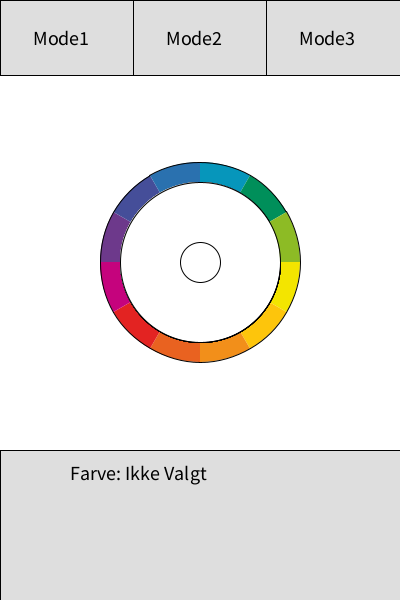
Frame 1 (no input)
Frame 60 (the mouse pressed at the canvas centre just before this capture): identical to frame 1, image omitted
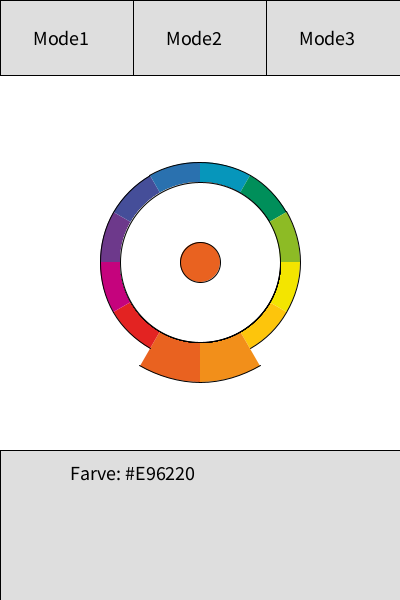
Frame 120 (the mouse held since frame 60 and released just before this capture)

The Processing sketch that drew these frames (run headless with seeded random() and noise(); from frame 60 on, the mouse is pressed at the canvas centre):

// Processing sketch: main
// ── main.pde
/*
  Definerer de 2 Arraylister, som indenholder farverne samt mode knapperne
 */

ArrayList<Color> colors = new ArrayList<Color>();
ArrayList<Mode> modes = new ArrayList<Mode>();

/* 
 Variabler til de givne farver man for når man vælger en farve.
 */
int selectedColor;
int[] contrastColors = new int[2];

/*
  Variable til hvilken case/mode der er aktiv
 */
int Case = 1;

void setup() {


  /* 
   Størrelsen på programmet
   */
  size(400, 600);

  /* 
   Tilføjer de forskellige farver til farvehjulet. 
   */

  colors.add(new Color(width/2, 325/2+100, 0, 30, #f3e500, 1)); 
  colors.add(new Color(width/2, 325/2+100, 30, 60, #fdc50c, 2));
  colors.add(new Color(width/2, 325/2+100, 60, 90, #f28f1a, 3));

  colors.add(new Color(width/2, 325/2+100, 90, 120, #e96220, 4));
  colors.add(new Color(width/2, 325/2+100, 120, 150, #e32322, 5));
  colors.add(new Color(width/2, 325/2+100, 150, 180, #c5037d, 6));

  colors.add(new Color(width/2, 325/2+100, 180, 210, #6d398b, 7));
  colors.add(new Color(width/2, 325/2+100, 210, 240, #454e99, 8));
  colors.add(new Color(width/2, 325/2+100, 240, 270, #2a71af, 9));

  colors.add(new Color(width/2, 325/2+100, 270, 300, #0696bb, 10));
  colors.add(new Color(width/2, 325/2+100, 300, 330, #008f5a, 11));
  colors.add(new Color(width/2, 325/2+100, 330, 360, #8dbb25, 12));

  /*
  Tilføjer de 3 knapper som styrer hvilken mode man befinder sig i til en arrayList
   */
  for (int i = 0; i < 3; i++) {
    modes.add(new Mode(i*width*1/3, 0, width*1/3, 75, i+1));
  }
}


void draw() {
  background(255);

  /*
  Tegner rammen til mode knapperne
   */
  fill(222);
  rect(0, 0, width, 75);
  rect(0, height*2/3+50, width, height*1/3);
  line(width*1/3, 0, width*1/3, 75);
  line(width*2/3, 0, width*2/3, 75);


  /*
  For loop til at display alle min knapper
   */
  for (Mode mode : modes) {
    mode.display();
  } 


  /* 
   Ligesom ovenover er det et for loop som displayer alle farverne af farvehjulet.
   */
  selectedColor = #ffffff;
  for (Color part : colors) {
    part.display();
  }

  /*
   Switch(Case) er det jeg bruger til at styre hvilken mode der er aktiv, da den kun kører det kode
   som befinder sig inde for den aktive case.
   */
  switch(Case) {
  case 1: //Case 1 = Kun valgte farve

    /* 
     Tegner den lille cirkel som highlighter hvilken farve du har markeret. 
     */
    fill(selectedColor);
    ellipse(width/2, 325/2+100, 40, 40);

    /*
     Teksten som viser den vagte farve, if statementent bliver brugt til at se om der er blevet valgt en farve,
     og hvis der er valgt en farve, vil farvekoden blive vist.
     */
    fill(0);
    if (selectedColor == -1) {
      text("Farve: Ikke Valgt", width*1/4-30, height*4/5);
    } else {
      text("Farve: #"+hex(selectedColor, 6), width*1/4-30, height*4/5);
    }
    break;

  case 2: //Case 2 = Valgte farve og komplementær farven.

    /* 
     Tegner den lille cirkel som highlighter hvilken farve du har markeret. 
     */
    fill(selectedColor);
    ellipse(width/2, 325/2+100, 40, 40);

    /*
     Teksten som viser den vagte farve, if statementent bliver brugt til at se om der er blevet valgt en farve,
     og hvis der er valgt en farve, vil farvekoden blive vist tiil både farven og komplementær farven.
     */
    fill(0);
    if (selectedColor == -1) {
      text("Farve: Ikke Valgt", width*1/4-30, height*4/5);
      text("Komplementær Farve: NA", width*1/4-30, height*4/5+30);
    } else {
      text("Farve: #s"+hex(selectedColor, 6), width*1/4-30, height*4/5);
      text("Komplementær Farve: #"+hex(contrastColors[0], 6), width*1/4-30, height*4/5+30);
    }
    break;

  case 3: //Case 3 = Farve og de 2 tertiære farver

    /* 
     Tegner den lille cirkel som highlighter hvilken farve du har markeret. 
     */
    fill(selectedColor);
    ellipse(width/2, 325/2+100, 40, 40);

    /*
     Teksten som viser den vagte farve, if statementent bliver brugt til at se om der er blevet valgt en farve,
     og hvis der er valgt en farve, vil farvekoden blive vist tiil både farven og de tærtiære farver.
     */
    fill(0);
    if (selectedColor == -1) {
      text("Farve: Ikke Valgt", width*1/4-30, height*4/5);
      text("Tertiære Farve 1: NA", width*1/4-30, height*4/5+30);
      text("Tertiære Farve 2: NA", width*1/4-30, height*4/5+60);
    } else {
      text("Farve: #"+hex(selectedColor, 6), width*1/4-30, height*4/5);
      text("Tertiære Farve 1: #"+hex(contrastColors[0], 6), width*1/4-30, height*4/5+30);
      text("Tertiære Farve 2: #"+hex(contrastColors[1], 6), width*1/4-30, height*4/5+60);
    }
    break;
  }
}

/* 
 Funktion som checker hver gang musen bliver kliket om musen er inden for en knap.
 */
void mouseClicked() {

  println("dddd");

  for (int i = 0; i < 3; i++) {

    Mode currentMode = modes.get(i);

    println(Case);

    boolean mc = modeClicked(currentMode.location.x, currentMode.location.y, currentMode.size.x, currentMode.size.y); 

    if (mc) {
      Case = i+1;
      println(i+1);

      mc = false;
    }
  }
}

/* 
 Min måde at checke om musen er inden for en specifik firkant.
 */

boolean modeClicked(float locationX, float locationY, float sizeX, float sizeY) {

  if (mouseX >= locationX && mouseX <= locationX+sizeX && mouseY >= locationY && mouseY <= locationY+sizeY) {  
    return true;
  }
  return false;
}

// ── color.pde
class Color {

  /* 
   Variabler
   */

  PVector location;
  float startAngle, endAngle;

  int red, blue, green;

  int size = 200;

  int currentID;
  int cc;

  boolean contrast = false;

  /*
    Constructeren 
   */
  Color(float x, float y, float a1, float a2, int c, int id) {

    location = new PVector(x, y);
    currentID = id;
    startAngle = a1*PI/180;
    endAngle = a2*PI/180;

    cc = c;
  }

  void display() { 
    color c = cc;

    fill(c);
    switch(Case) {

      /*
      Farvehjul ved case 1
       */
    case 1:
      /*
      Er musen inden for et cirkeludsnit, hvis den er skal der vises et udvidet cirkeludsnit.
       */
      if (IsPointInsideArc(mouseX, mouseY, location.x, location.y, size, startAngle, endAngle) ) {

        selectedColor = cc;
        arc(location.x, location.y, size*1.2, size*1.2, startAngle, endAngle);

        fill(255);
        ellipse(width/2, 325/2+100, 160, 160);
      } 

      /*
        Ellers bare vis cirkeludsnittet i normalstørrelse.
       */

      else {

        arc(location.x, location.y, size, size, startAngle, endAngle);

        fill(255);
        ellipse(width/2, 325/2+100, 160, 160);
      }
      break;

      /*
      Farvehjul ved case 2
       */
    case 2:
      /*
      Er musen inden for et cirkeludsnit, hvis den er skal der vises et udvidet cirkeludsnit.
       */
      if (IsPointInsideArc(mouseX, mouseY, location.x, location.y, size, startAngle, endAngle)) {
        contrastColor(currentID);
        selectedColor = cc;
        arc(location.x, location.y, size*1.2, size*1.2, startAngle, endAngle);
        fill(255);
        ellipse(width/2, 325/2+100, 160, 160);
        /*fill(selectedColor); Meningen var at det skulle videre udvikles til at lave  cirkelen i midten til at vise farven samt komplementær farven op af hinanden.
         arc(location.x, location.y, size/5, size/5, halfCircleStart(startAngle), halfCircleEnd(endAngle));
         println(halfCircleStart(startAngle));
         println(halfCircleEnd(endAngle)); */
      }

      /* 
       Hvis farven er sat som contrast=true så skal den også udvides
       */

      else if (contrast) {
        contrastColors[0] = cc;
        arc(location.x, location.y, size*1.2, size*1.2, startAngle, endAngle);
        fill(255);
        ellipse(width/2, 325/2+100, 160, 160);
        contrast = false;
      } 

      /*
        Ellers bare vis cirkeludsnittet i normalstørrelse.
       */

      else {
        arc(location.x, location.y, size, size, startAngle, endAngle );
        fill(255);
        ellipse(width/2, 325/2+100, 160, 160);
      }
      break;

      /*
      Farvehjul ved case 3
       */
    case 3:
      /*
      Er musen inden for et cirkeludsnit, hvis den er skal der vises et udvidet cirkeludsnit.
       */
      if (IsPointInsideArc(mouseX, mouseY, location.x, location.y, size, startAngle, endAngle)) {
        contrastColorDuo(currentID);
        selectedColor = cc;
        arc(location.x, location.y, size*1.2, size*1.2, startAngle, endAngle);
        fill(255);
        ellipse(width/2, 325/2+100, 160, 160);
        fill(selectedColor);
        ellipse(width/2, 325/2+100, 40, 40);
      } 

      /* 
       Hvis farven er sat som contrast=true så skal den også udvides
       */

      else if (contrast) {
        arc(location.x, location.y, size*1.2, size*1.2, startAngle, endAngle);
        fill(255);
        ellipse(width/2, 325/2+100, 160, 160);
        contrast = false;
      } 

      /*
        Ellers bare vis cirkeludsnittet i normalstørrelse.
       */

      else {
        arc(location.x, location.y, size, size, startAngle, endAngle );
        fill(255);
        ellipse(width/2, 325/2+100, 160, 160);
      }
      break;
    }
  }

  /* 
   Normalizer vinklen så den kan bruges til at checke om at musen er inde i cirkeludsnittet længere nede.
   */

  float normalizeAngle(float angle)
  {
    float na = angle % (2 * PI);
    if (na < 0) na = 2*PI + na;
    return na;
  }

  /* 
   Min måde at checke om musen er inden for cirkeludsnittet, dette gøres ved at checke om man er tæt nok på centeret
   til at være inden for cirkelen, og der efter om man er inden for den specifikke del ud fra start og slut vinklen 
   af cirkeludsnittet i cirkelen. 
   */
  boolean IsPointInsideArc(float pointX, float pointY, 
    float centerX, float centerY, float s, float angle1, float angle2)
  {
    boolean nearCenter = sqrt(sq(pointX - centerX) + sq(pointY - centerY)) <= s /2;
    if (!nearCenter) {
      return false;
    }

    float na1 = normalizeAngle(angle1);
    float na2 = normalizeAngle(angle2);
    float a = normalizeAngle(atan2(pointY - centerY, pointX - centerX));

    boolean between;
    if (na1 < na2)
    {
      between = na1 <= a && a <= na2;
    } else
    {
      between = !(na2 <= a && a <= na1);
    }
    return between;
  }
}

/*
Funktion til at finde komplementær farvens id samt farve.
 */

void contrastColor(int id) {
  int contrastID=0;
  if (id > 6) {
    contrastID = id-6;
  } else if (id <= 6) {
    contrastID = id+6;
  }

  if (contrastID > 0) {
    Color contrastColor = colors.get(contrastID-1); 
    contrastColor.contrast = true;
  }
}

/*
Funktion til at finde de tertiære colors id samt farve.
 */

void contrastColorDuo(int id) {
  int contrastID=0;
  for (int i = 1; i < 3; i++) { 

    if (id + 4*i <= 12) {
      contrastID = id+4*i;
    } else if (id + 4*i > 12) {
      contrastID = id-12+4*i;
    }
    if (contrastID > 0) {
      Color contrastColor = colors.get(contrastID-1); 
      contrastColor.contrast = true;
      contrastColors[i-1] =  contrastColor.cc;
    }
  }
}

/* 
 Skulle beregne en ny vinkel ud fra den nye, men i stedet for at være 30grader af cirklen skal den være 180 grader 
 (Virker ikke pt)
 

float halfCircleStart(float ang) {
  float angle;
  if (degrees(ang)-75 >= 0) {
    angle = radians(degrees(ang)-75);
    return angle;
  } else if (degrees(ang)-75 < 0) {
    angle = radians(degrees(ang)-75+360);
    return angle;
  } else {
    return 0;
  }
}
float halfCircleEnd(float ang) {
  float angle;
  if (degrees(ang)+75 <= 360) {
    angle = radians(degrees(ang)+75);
    return angle;
  } else if (degrees(ang)+75 > 360) {
    angle = radians(degrees(ang)+75-360);
    return angle;
  } else {
    return 0;
  }
}
*/

// ── mode.pde
class Mode {

  /*
  Mode knapperne oprettet som et objekt.
   */

  PVector location, size;

  int modeNumber;

  Mode(float x, float y, float w, float h, int mt) {

    location = new PVector(x, y);
    size = new PVector(w, h);

    modeNumber = mt;
  }

  void display() {
    fill(0);
    textSize(20);
    text("Mode" + modeNumber, location.x+size.x*1/4, 45);



    /* fill(110);
     rect(location.x,location.y,size.x,size.y);*/
  }
}
